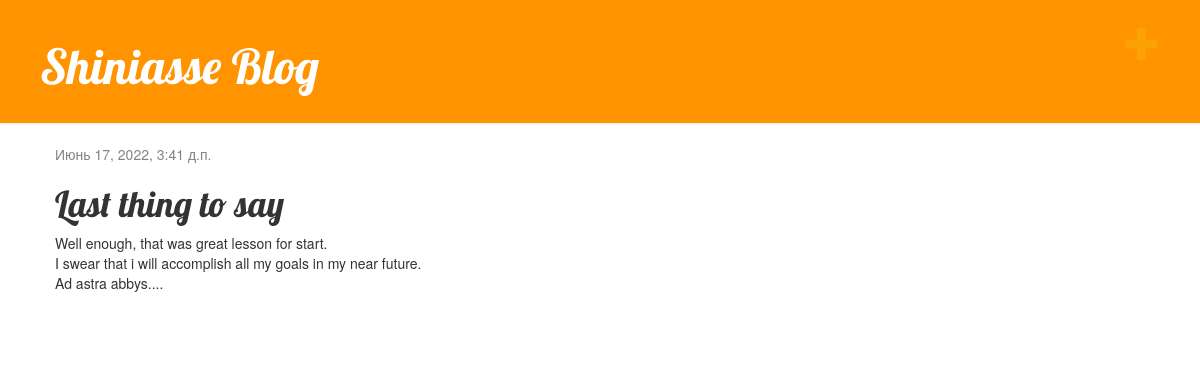
/post/5/, run on the app's committed database.
### blog/models.py (models this page shows, shortened)
class Post(models.Model):
    author = models.ForeignKey(settings.AUTH_USER_MODEL, on_delete=models.CASCADE)
    title = models.CharField(max_length=200)
    text = models.TextField()
    created_date = models.DateTimeField(default=timezone.now)
    published_date = models.DateTimeField(blank=True, null=True)

### blog/views.py (the view)
# urls.py: path('post/<int:pk>/', views.post_detail, name='post_detail'),
def post_detail(request, pk):
    post = get_object_or_404(Post, pk=pk)
    return render(request, 'blog/post_detail.html', {'post': post})

### blog/templates/blog/post_detail.html (shortened to what this page needs)
{% extends 'blog/base.html' %}
{% block content %}
	<div class="post">
		{% if post.published_date %}
			<div class = date>
				{{ post.published_date }}
			</div>
		{% endif %}
		<h1>{{post.title}}</h1>
		<p>{{ post.text|linebreaksbr}}</p>
	</div>
{% endblock %}

### blog/static/css/blog.css (style rules this page uses)
h1, h2, h3, h4 { font-family: 'Lobster', cursive; }
.date { color: #828282; }
.post { margin-bottom: 70px; }

### data on the page
Post: published_date "Июнь 17, 2022, 3:41 д.п.", title "Last thing to say", text "Well enough, that was great lesson for start. I swear that i will accomplish all my goals in my near future. Ad astra abbys...."
